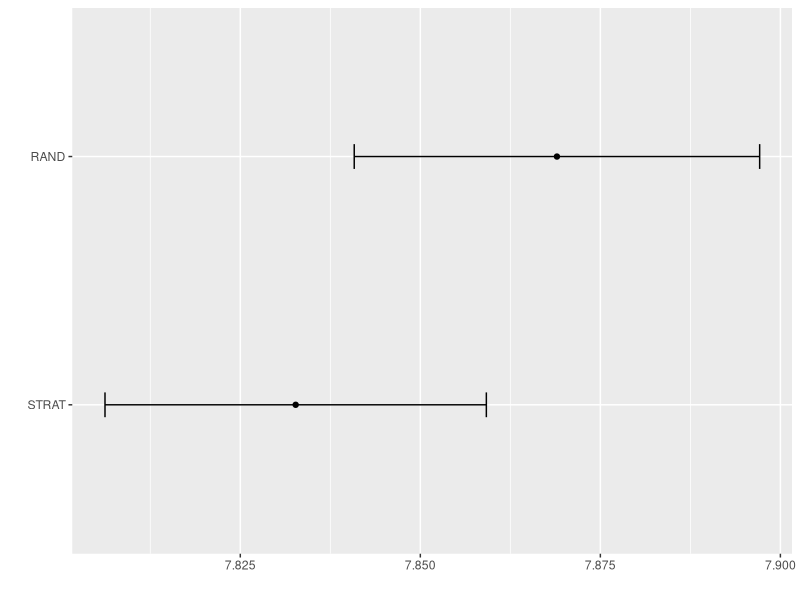
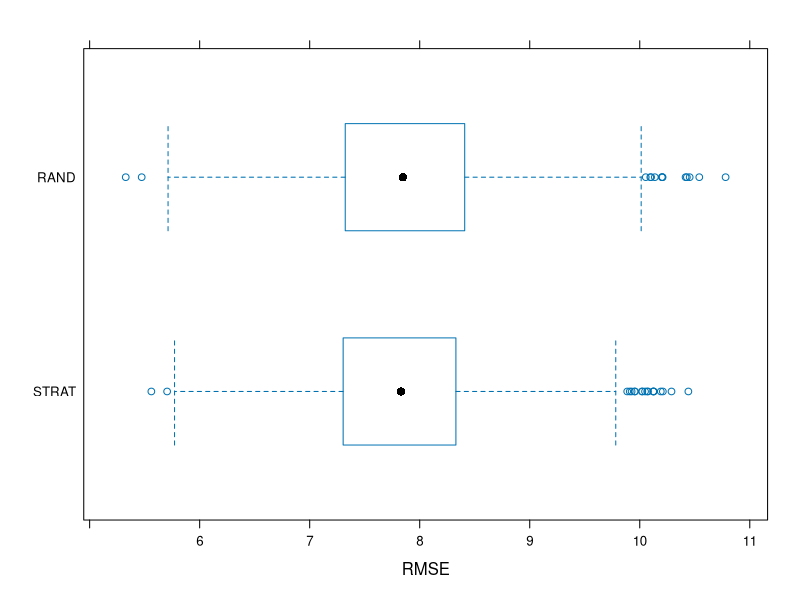

The R script that drew these images, in order:
## ---- chunk 1
knitr::opts_chunk$set(echo = TRUE)
library(ggplot2)
library(caret)
library(MASS)
## ---- chunk 2
# Boston Housing 
knitr::kable(head(Boston))
## ---- chunk 3
# internal function from caret package, needed to play nice with resamples()
prettySeq <- function(x) paste("Resample", gsub(" ", "0", format(seq(along = x))), sep = "")

createRandomDataPartition <- function(y, times, p) {
  vec <- 1:length(y)
  n_samples <- round(p * length(y))
  
  result <- list()
  for(t in 1:times){
    indices <- sample(vec, n_samples, replace = FALSE)
    result[[t]] <- indices
    #names(result)[t] <- paste0("Resample", t)
  }
  names(result) <- prettySeq(result)
  result
}

createRandomDataPartition(1:10, times = 2, p = 0.5)
## ---- chunk 4
set.seed(1234)
parts <- createRandomDataPartition(Boston$medv, times = 1, p = 0.5)

train <- parts$Resample1

# fit ols on train data
lm.fit <- lm(medv ~ indus + chas , data = Boston[train,])

# predict on held out data
preds <- predict(lm.fit, newdata = Boston[-train,])

# calculate RMSE validation error
sqrt(mean((preds - Boston[-train,]$medv)^2))
## ---- chunk 5
set.seed(1234)

# create four partitions
parts <- createRandomDataPartition(Boston$medv, times = 4, p = 0.5)

ctrl <- trainControl(method = "repeatedcv", 
                     ## The method doesn't matter
                     ## since we are defining the resamples
                     index= parts, 
                     ##verboseIter = TRUE, 
                     ##repeats = 1,
                     savePredictions = TRUE
                     ##returnResamp = "final"
                     ) 
## ---- chunk 6
res <- train(medv ~ indus + chas, data = Boston, method = "lm",
             trControl = ctrl)

res
## ---- chunk 7
# strangely enough, resamples() always wants at least two train() results
# see also the man page for resamples()
resamples <- resamples(list(MOD1 = res, 
                            MOD2 = res))

resamples$values$`MOD1~RMSE`

# check that we recover the RMSE reported by train() in the Resampling results
mean(resamples$values$`MOD1~RMSE`)

summary(resamples)
## ---- chunk 8
# simulation settings
n_repeats <- 3000
train_fraction <- 0.8
## ---- chunk 9
set.seed(1234)
parts <- createRandomDataPartition(Boston$medv, times = n_repeats, p = train_fraction)

ctrl <- trainControl(method = "repeatedcv",  ## The method doesn't matter
                     index= parts, 
                     savePredictions = TRUE
                     ) 

rand_sampl_res <- train(medv ~ indus + chas, data = Boston, method = "lm",
             trControl = ctrl)

rand_sampl_res
## ---- chunk 10
set.seed(1234)
parts <- createDataPartition(Boston$medv, times = n_repeats, p = train_fraction, list = T)

ctrl <- trainControl(method = "repeatedcv",  ## The method doesn't matter
                     index= parts, 
                     savePredictions = TRUE
                     ) 

strat_sampl_res <- train(medv ~ indus + chas, data = Boston, method = "lm",
             trControl = ctrl)

strat_sampl_res
## ---- chunk 11
resamples <- resamples(list(RAND = rand_sampl_res, 
                          STRAT = strat_sampl_res))
## ---- chunk 12
summary(resamples)
## ---- chunk 13
# caret:::ggplot.resamples
# t.test(resamples$values$`RAND~RMSE`)
ggplot(resamples, metric = "RMSE") 
## ---- chunk 14
bwplot(resamples, metric = "RMSE")
